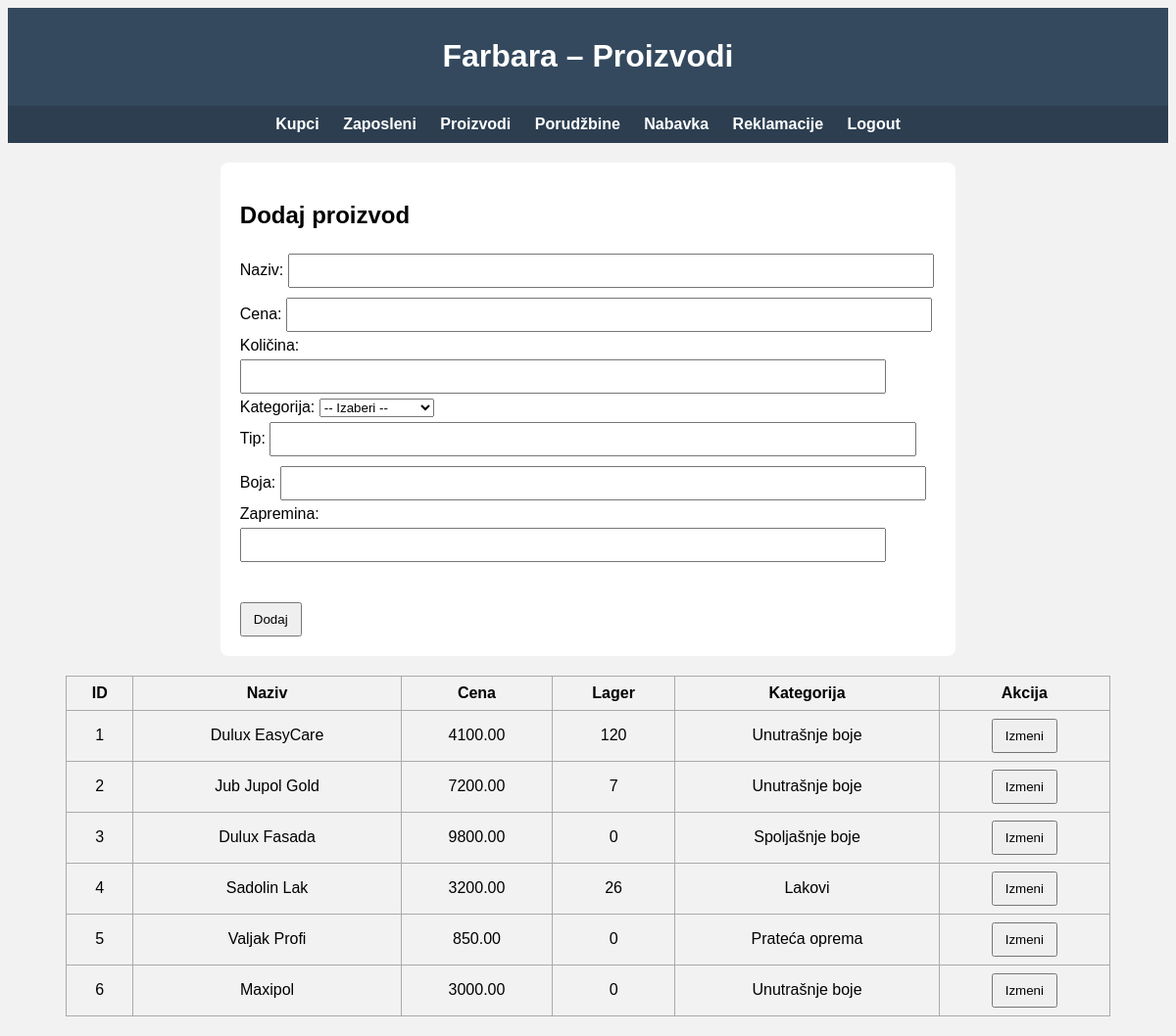
/proizvod.php (signed in), run on the app's committed database.
### tables this page shows
CREATE TABLE `proizvod` (
  `id_proizvoda` int(11) NOT NULL,
  `naziv` varchar(100) NOT NULL,
  `tip` varchar(50) DEFAULT NULL,
  `boja` varchar(50) DEFAULT NULL,
  `zapremina` decimal(10,2) DEFAULT NULL,
  `cena` decimal(10,2) NOT NULL,
  `id_kategorije` int(11) NOT NULL,
  `kolicina_na_lageru` int(11) NOT NULL DEFAULT 0
);

CREATE TABLE `kategorija_proizvoda` (
  `id_kategorije` int(11) NOT NULL,
  `naziv_kategorije` varchar(100) NOT NULL,
  `opis` text DEFAULT NULL
);

### proizvod.php (the view, shortened to what this page needs)
<?php
require_once('konekcija.php');
?>
<!DOCTYPE html>
<html lang="sr">
<head>
</head>
<body>
<header>
    <h1>Farbara – Proizvodi</h1>
</header>
<nav>
<?php if (isset($_SESSION['id_zaposlenog'])): ?>
    <a href="kupac.php">Kupci</a>
    <a href="zaposleni.php">Zaposleni</a>
    <a href="proizvod.php">Proizvodi</a>
    <a href="porudzbina.php">Porudžbine</a>
    <a href="nabavka.php">Nabavka</a>
    <a href="reklamacija.php">Reklamacije</a>
    <a href="logout.php">Logout</a>
<?php else: ?>
    <a href="login.php">Login</a>
<?php endif; ?>
</nav>
<div class="box">
    <h2>Dodaj proizvod</h2>
    <form method="post">
        Naziv:
        <input type="text" name="naziv" required>
        Cena:
        <input type="number" name="cena" required>
        Količina:
        <input type="number" name="kolicina" required>
        Kategorija:
        <select name="id_kategorije" required>
            <option value="">-- Izaberi --</option>
        </select><br>
        Tip:
        <input type="text" name="tip"><br>
        Boja:
        <input type="text" name="boja"><br>
        Zapremina:
        <input type="number" step="0.5" name="zapremina"><br>
        <br><br>
        <button type="submit" name="create">Dodaj</button>
    </form>
</div>
<table>
<tr>
    <th>ID</th>
    <th>Naziv</th>
    <th>Cena</th>
    <th>Lager</th>
    <th>Kategorija</th>
    <th>Akcija</th>
</tr>
<?php
$result = mysqli_query($db, "
    SELECT p.*, k.naziv_kategorije
    FROM proizvod p
    LEFT JOIN kategorija_proizvoda k ON p.id_kategorije = k.id_kategorije
");
while ($row = mysqli_fetch_assoc($result)) {
    echo "<tr>
        <td>{$row['id_proizvoda']}</td>
        <td>{$row['naziv']}</td>
        <td>{$row['cena']}</td>
        <td>{$row['kolicina_na_lageru']}</td>
        <td>{$row['naziv_kategorije']}</td>
        <td>
            <form method='get' class='inline'>
                <input type='hidden' name='edit' value='{$row['id_proizvoda']}'>
                <button type='submit'>Izmeni</button>
            </form>
        </td>
    </tr>";
}
?>
</table>
</body>
</html>

### proizvod.php (style rules this page uses)
body { font-family: Arial; background:#f2f2f2; }
header, nav { text-align:center; color:white; padding:10px; }
header { background:#34495e; }
nav { background:#2c3e50; }
nav a { color:white; margin:0 10px; text-decoration:none; font-weight:bold; }
.box { background:white; width:60%; margin:20px auto; padding:20px; border-radius:8px; }
input { width:90%; padding:8px; margin:5px 0; }
button { padding:8px 12px; cursor:pointer; }
table { width:90%; margin:20px auto; border-collapse:collapse; }
th, td { border:1px solid #aaa; padding:8px; text-align:center; }
form.inline { display:inline; margin:0; }

### data on the page
proizvod: id_proizvoda "1", naziv "Dulux EasyCare", cena "4100.00", kolicina_na_lageru "120", id_kategorije.naziv_kategorije "Unutrašnje boje"
proizvod: id_proizvoda "2", naziv "Jub Jupol Gold", cena "7200.00", kolicina_na_lageru "7", id_kategorije.naziv_kategorije "Unutrašnje boje"
proizvod: id_proizvoda "3", naziv "Dulux Fasada", cena "9800.00", kolicina_na_lageru "0", id_kategorije.naziv_kategorije "Spoljašnje boje"
proizvod: id_proizvoda "4", naziv "Sadolin Lak", cena "3200.00", kolicina_na_lageru "26", id_kategorije.naziv_kategorije "Lakovi"
proizvod: id_proizvoda "5", naziv "Valjak Profi", cena "850.00", kolicina_na_lageru "0", id_kategorije.naziv_kategorije "Prateća oprema"
proizvod: id_proizvoda "6", naziv "Maxipol", cena "3000.00", kolicina_na_lageru "0", id_kategorije.naziv_kategorije "Unutrašnje boje"
